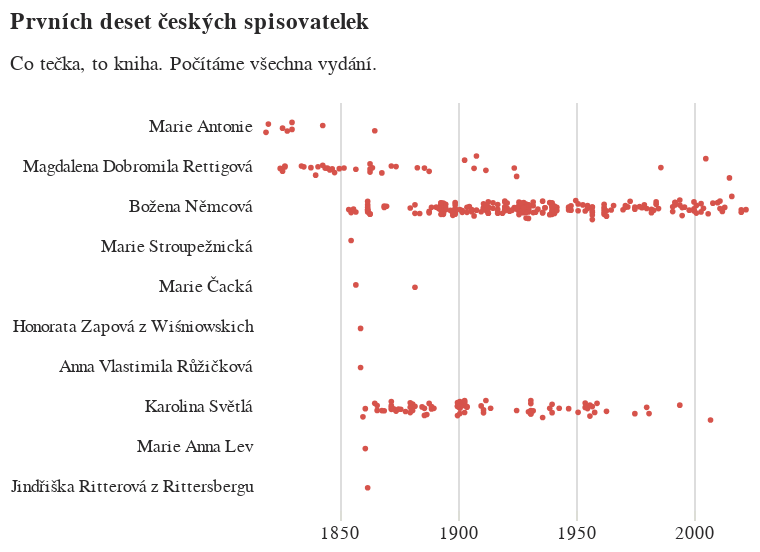

The cell this chart's notebook holds for it:
### Code cell
prvni_zeny_graf = alt.Chart(
    alt_friendly(df.filter(pl.col("100_7").is_in(prvni_zeny))), 
    width=kredity['sirka'] / 1.5,
         title=alt.Title(
             [f'Prvních deset českých spisovatelek'],
         subtitle="Co tečka, to kniha. Počítáme všechna vydání.")
).mark_circle(
    color='#D6534B',
    size=8,
    opacity=1
).transform_calculate(
    jitter="sqrt(-2*log(random()))*cos(2*PI*random())"
).encode(
    alt.X("rok:T", title=None),
    alt.Y("jmeno", sort=prvni_zeny_poradi, title=None, axis=alt.Axis(tickColor="white")),
    yOffset=alt.YOffset("jitter:Q", scale=alt.Scale(range=[3, 15]))
).configure_view(stroke='transparent')

prvni_zeny_graf

### Figure 1 — Vega-Lite specification as saved in the notebook (floating-point values rounded to 4 significant figures; data arrays with more than 128 entries replaced by an {"elided": "..."} marker saying what was removed)
{"config": {"title": {"font": "Noticia Text", "fontSize": 11.5, "anchor": "start", "lineHeight": 19, "fontWeight": "bolder", "subtitleFont": "Noticia Text", "subtitleFontSize": 10, "subtitleLineHeight": 15, "subtitlePadding": 10, "dy": -10, "color": "#292829", "subtitleColor": "#292829"}, "axis": {"labelFont": "Asap", "titleFont": "Asap", "fontWeight": "lighter", "titleFontWeight": "lighter", "labelFontSize": 9, "titleFontSize": 9, "labelPadding": 2, "titlePadding": 9, "domainOpacity": 0, "tickColor": "#DCDDD6", "labelColor": "#292829"}, "legend": {"labelFont": "Asap", "labelFontWeight": "normal", "titleFont": "Asap", "titleFontWeight": "normal", "labelFontSize": 9, "titleFontSize": 9, "labelColor": "#292829"}, "view": {"stroke": "transparent"}}, "data": {"name": "data-53e1f0f8973c3aa4bda0c23f228b6116"}, "mark": {"type": "circle", "color": "#D6534B", "opacity": 1, "size": 8}, "encoding": {"x": {"field": "rok", "title": null, "type": "temporal"}, "y": {"axis": {"tickColor": "white"}, "field": "jmeno", "sort": ["Marie Antonie", "Magdalena Dobromila Rettigová", "Božena Němcová", "Marie Stroupežnická", "Marie Čacká", "Honorata Zapová z Wiśniowskich", "Anna Vlastimila Růžičková", "Karolina Světlá", "Marie Anna Lev", "Jindřiška Ritterová z Rittersbergu"], "title": null, "type": "nominal"}, "yOffset": {"field": "jitter", "scale": {"range": [3, 15]}, "type": "quantitative"}}, "title": {"text": ["Prvních deset českých spisovatelek"], "subtitle": "Co tečka, to kniha. Počítáme všechna vydání."}, "transform": [{"calculate": "sqrt(-2*log(random()))*cos(2*PI*random())", "as": "jitter"}], "width": 240.0, "$schema": "https://vega.github.io/schema/vega-lite/v5.8.0.json", "datasets": {"data-53e1f0f8973c3aa4bda0c23f228b6116": {"elided": "381 records"}}}
